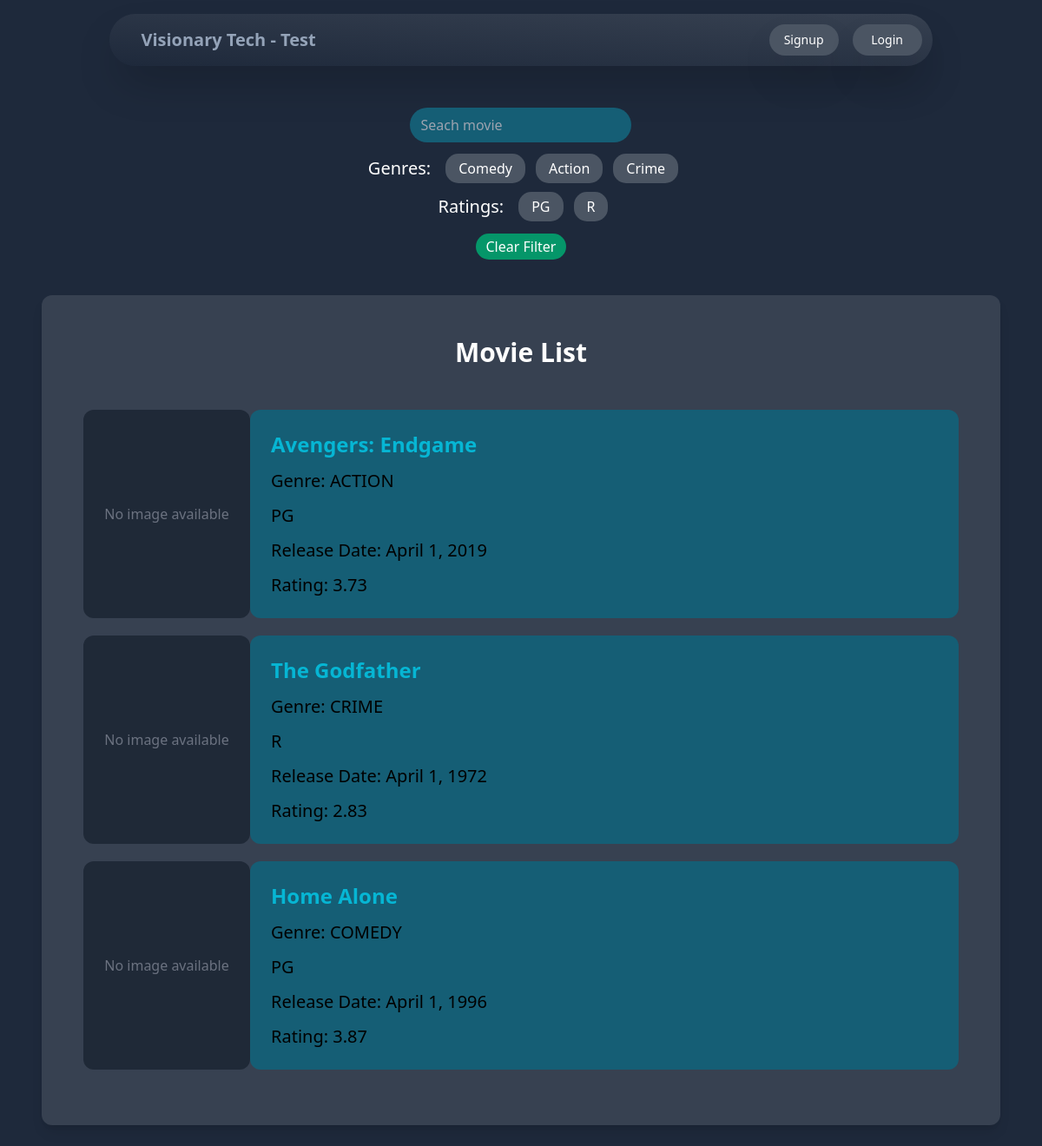
The page / on the database its author committed.
### movies/models.py (models this page shows, shortened)
class Movie(models.Model):
    id = models.UUIDField(default=uuid.uuid4, primary_key=True, unique=True, editable=False)
    name = models.CharField(max_length=255)
    genre = models.CharField(max_length=10, choices=GenreType.choices)
    rating = models.CharField(max_length=10, choices=RatingType.choices)
    release_date = models.DateField()
    description = models.TextField(blank=True, null=True)
    created_by = models.ForeignKey(User, related_name='movies', blank=True, null=True, on_delete=models.CASCADE)
    created_at = models.DateTimeField(auto_now_add=True)
    def average_rating(self):
        ratings = self.ratings.all()
        if not ratings:
            return None
        total = sum(rating.rating for rating in ratings)
        count = ratings.count()
        return round(total/count, 2)

class Rating(models.Model):
    id = models.UUIDField(default=uuid.uuid4, primary_key=True, unique=True, editable=False)
    user_id = models.ForeignKey(User, related_name='ratings', blank=True, null=True, on_delete=models.SET_NULL)
    movie_id = models.ForeignKey(Movie, related_name='ratings', blank=True, null=True, on_delete=models.CASCADE)
    rating = models.FloatField(validators=[MinValueValidator(0), MaxValueValidator(5)])

### core/views.py (the view)
# urls.py: 2. Add a URL to urlpatterns:  path('', views.home, name='home')
def home(request):
    movies = Movie.objects.all().order_by('-created_at')
    query = request.GET.get('query', '')
    form = MovieFilterForm(request.GET)
    if form.is_valid():
        genre_types = form.cleaned_data['genre_types']
        rating_types = form.cleaned_data['rating_types']
        if genre_types:
            for genre in genre_types:
                movies = movies.filter(genre=genre)
        if rating_types:
            for rating in rating_types:
                movies = movies.filter(rating=rating)
    if query:
        movies = movies.filter(Q(name__icontains=query) | Q(description__icontains=query))
    return render(request, 'core/home.html', {
        'title': 'Home Page',
        'movies': movies,
        'form': form,
        'query': query
    })

### movies/forms.py
class MovieFilterForm(forms.Form):
    genre_types = forms.MultipleChoiceField(
        choices=GenreType.choices,
        widget=forms.CheckboxSelectMultiple(attrs={'onchange': 'this.form.submit();'}),
        required=False,
        label="Genre Types"
    )
    rating_types = forms.MultipleChoiceField(
        choices=RatingType.choices,
        widget=forms.CheckboxSelectMultiple(attrs={'onchange': 'this.form.submit();'}),
        required=False,
        label="Rating Types"
    )

### core/templates/core/home.html (shortened to what this page needs)
{% extends 'base.html' %}
{% block content %}
<div class="w-3/5 mx-auto px-10 py-2 text-center">
    <form method="get" action=".">
        <input name="query" value="{{query}}" type="text" class="my-2 py-2 px-3 bg-cyan-800 rounded-full" placeholder="Seach movie">
        <div class="checkbox-button flex flex-wrap gap-3 justify-center items-center mx-auto px-5 overflow-x-auto rounded-xl">
            <p class="text-xl">Genres: </p>
            {% for choice in form.genre_types %}
                <div>
                    <label for="id_genre_types_{{forloop.counter0}}" class="text-center genre_types">{{ choice.choice_label }}</label>
                </div>
            {% endfor %}
        </div>
        <div class="checkbox-button flex flex-wrap gap-3 justify-center items-center mx-auto px-5 overflow-x-auto rounded-xl">
            <p class="text-xl">Ratings: </p>
            {% for choice in form.rating_types %}
                <div>
                    <label for="id_rating_types_{{forloop.counter0}}" class="text-center rating_types">{{ choice.choice_label }}</label>
                </div>
            {% endfor %}
        </div>
    </form>
    <div class="my-3">
        <a href="{% url 'core:home' %}" class="py-1 px-3 bg-emerald-600 rounded-full hover:bg-emerald-700 transition ease-in-out duration-300">Clear Filter</a>
    </div>
</div>
<div class="mt-6 py-12 bg-gray-700 rounded-xl shadow-lg">
    <h1 class="mb-8 text-3xl font-semibold text-center">Movie List</h1>
    <div class="flex flex-col px-12 justify-center items-center gap-5 p-4">
        {% if movies %}
            {% for movie in movies %}
                    <a href="{% url 'movies:detail' movie.id %}" class="w-full flex rounded-xl hover:scale-105 transition duration-300 ease-in-out">
                        {% if movie.image %}
                        <div id="movie_{{ forloop.counter0 }}_image" class="w-60 h-80 rounded-xl overflow-hidden">
                            <img src="{{ movie.image.url }}" alt="{{movie.name}}" class="w-full h-full object-cover">
                        </div>
                        {% else %}
                        <div id="movie_{{ forloop.counter0 }}_image" class="w-60 h-60 bg-gray-800 rounded-xl flex items-center justify-center">
                            <span class="text-gray-500">No image available</span>
                        </div>
                        {% endif %}
                        <div class="p-6 w-full bg-cyan-800 space-y-3 rounded-xl hover:bg-cyan-900">
                            <h2 class="text-2xl font-semibold text-cyan-500">{{ movie.name }}</h2>
                            <p class="text-xl text-black">Genre: {{ movie.genre|upper }}</p>
                            <p class="text-xl text-black">{{ movie.rating|upper }}</p>
                            <p class="text-xl text-black">Release Date: {{ movie.release_date }}</p>
                            <p class="text-xl text-black">Rating: {{ movie.average_rating }}</p>
                        </div>
                    </a>
            {% endfor %}
        {% else %}
            <h2 class="text-center">No product found!!</h2>
        {% endif %}
    </div>
</div>
{% endblock %}

### core/templates/base.html (shortened to what this page needs)
{% load static %}
<!DOCTYPE html>
<html lang="en">
    <head>
        <script src="https://cdn.tailwindcss.com"></script>
    </head>
    <body class="w-screen text-white bg-slate-800">
        <div class="p-2">
            <nav class="w-4/5 mx-auto mt-2 px-3 py-3 flex justify-between items-center rounded-full shadow-2xl bg-gradient-to-bl from-gray-700 to-slate-800">
                <div class="pl-6">
                    <a href="{% url 'core:home' %}"  class="text-xl text-slate-400 font-semibold">Visionary Tech - Test</a>
                </div>
                <div class="flex items-center space-x-4">
                    {% if request.user.is_authenticated %}
                    <a href="{% url 'movies:add' %}" class="inline-block text-center text-sm px-3 py-2 bg-gray-600 rounded-full shadow-2xl hover:bg-gray-800 transition ease-in-out duration-300">Add Movie</a>
                        <a href="{% url 'userauth:logout' %}" class="inline-block w-20 text-center text-sm px-3 py-2 bg-gray-600 rounded-full shadow-2xl hover:bg-gray-800 transition ease-in-out duration-300">Logout</a>
                    {% else %}
                        <a href="{% url 'userauth:signup' %}" class="inline-block w-20 text-center text-sm px-3 py-2 bg-gray-600 rounded-full shadow-2xl hover:bg-gray-800 transition ease-in-out duration-300">Signup</a>
                        <a href="{% url 'userauth:login' %}" class="inline-block w-20 text-center text-sm px-3 py-2 bg-gray-600 rounded-full shadow-2xl hover:bg-gray-800 transition ease-in-out duration-300">Login</a>
                    {% endif %}
                </div>
            </nav>
        </div>
        <main class="max-w-6xl mx-auto p-6">
            {% block content %}
            {% endblock %}
        </main>
    </body>
</html>

### core/templates/core/home.html (style rules this page uses)
.checkbox-button label { display: inline-block; width: 100%; margin: 5px; background-color: rgb(75 85 99); color: #ffffff; padding: 5px 10px; border-radius: 15px; cursor: pointer; transition: background-color 0.2s, color 0.2s; }

### rows shown on the page
Movie: name "Avengers: Endgame", genre "ACTION", rating "PG", release_date "April 1, 2019", average_rating "3.73"
Movie: name "The Godfather", genre "CRIME", rating "R", release_date "April 1, 1972", average_rating "2.83"
Movie: name "Home Alone", genre "COMEDY", rating "PG", release_date "April 1, 1996", average_rating "3.87"

### other values the page prints
{{ choice.choice_label }} "Comedy" "Action" "Crime"
{{ choice.choice_label }} "PG" "R"
